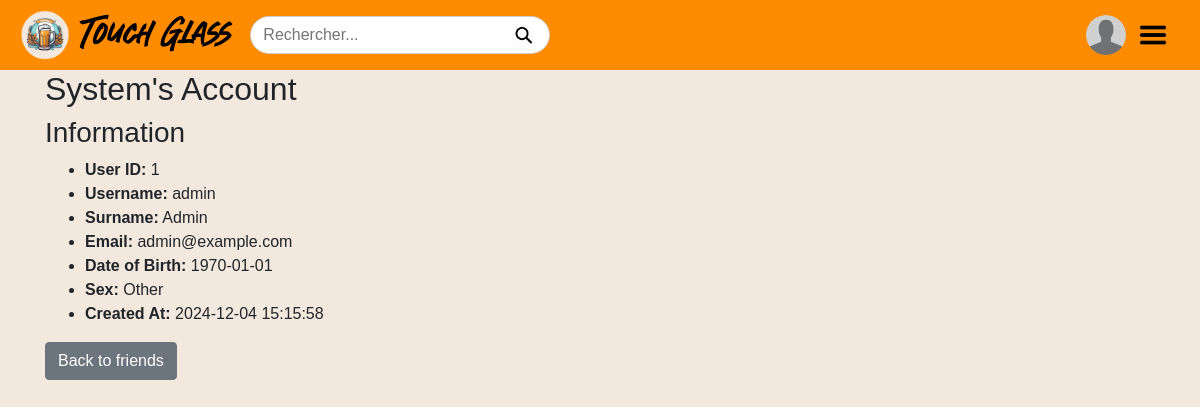
Screenshot of /account/admin (signed in) with the database file from the repository.
### app/models/user.py (models this page shows, shortened)
class User(db.Model):
    __tablename__ = "users"
    user_id = db.Column(db.Integer, primary_key=True)
    user_name = db.Column(db.String(100), nullable=False)
    name = db.Column(db.String(100), nullable=False)
    surname = db.Column(db.String(100), nullable=False)
    ddn = db.Column(db.DateTime, nullable=False)
    email = db.Column(db.String(120), unique=True, nullable=False)
    sex = db.Column(db.String(10), nullable=False)
    password = db.Column(db.String(128), nullable=False)
    is_admin = db.Column(db.Boolean, default=False)  # Added is_admin attribute
    created_at = db.Column(db.DateTime, default=func.now())
    updated_at = db.Column(db.DateTime, default=func.now(), onupdate=func.now())
    preferences = db.relationship(
        "Preferences", backref="user", lazy=True
    )  # Establishing a many-to-many relationship with the friendship association table
    friends = relationship(
        "User",
        secondary=friendship_association,  # The association table we created
        primaryjoin=user_id
        == friendship_association.c.user_id,  # Link where the user's `user_id` matches
        secondaryjoin=user_id
        == friendship_association.c.friend_id,  # Link where the friend's `user_id` matches
        backref="friend_of",  # Allows reverse lookup (who has the user as a friend)
        lazy="dynamic",  # Allows us to add a filter later
    )

### app/views.py (the view)
@register_views.route("/account/<string:user_name>")
def account(user_name):
    current_user = User.query.get(session.get("user_id"))
    if not current_user:
        flash("You need to be logged in to view this page.", "danger")
        return redirect(url_for("login"))
    user = User.query.filter_by(user_name=user_name).first()
    if not user:
        flash("User not found.", "danger")
        return redirect(url_for("views.friends"))
    checkStatusFriend = (
        db.session.query(friendship_association)
        .filter_by(
            user_id=user.user_id, friend_id=current_user.user_id, status="accepted"
        )
        .first()
    )
    if not checkStatusFriend:
        flash(
            "You are not friends with this user, or the friendship is not accepted.",
            "warning",
        )
        return redirect(url_for("friends"))
    friends = user.friends
    return render_template(
        "account.html", user=user, current_user=current_user, friends=friends
    )

### app/templates/account.html (shortened to what this page needs)
<!doctype html>
<html lang="en">
  <head>
    <link
      rel="stylesheet"
      href="https://maxcdn.bootstrapcdn.com/bootstrap/4.5.2/css/bootstrap.min.css"
    />
  </head>
  <body>
    {% include "header.html" %}
    <div class="container">
      <h2>{{ user.name }}'s Account</h2>
      <h3>Information</h3>
      <ul>
        <li><strong>User ID:</strong> {{ user.user_id }}</li>
        <li><strong>Username:</strong> {{ user.user_name }}</li>
        <li><strong>Surname:</strong> {{ user.surname }}</li>
        <li><strong>Email:</strong> {{ user.email }}</li>
        <li>
          <strong>Date of Birth:</strong> {% if user.ddn %} {{
          user.ddn.strftime('%Y-%m-%d') }} {% else %} N/A {% endif %}
        </li>
        <li><strong>Sex:</strong> {{ user.sex }}</li>
        <li>
          <strong>Created At:</strong> {{ user.created_at.strftime('%Y-%m-%d
          %H:%M:%S') }}
        </li>
      </ul>
      <a href="{{ url_for('views.friends') }}" class="btn btn-secondary"
        >Back to friends</a
      >
    </div>
  </body>
</html>

### app/templates/header.html (style rules this page uses)
body { background-color: #f2e8de; font-family: Arial, sans-serif; }

### rows the page displays
User: name "System", user_id "1", user_name "admin", surname "Admin", email "admin@example.com", ddn "1970-01-01", sex "Other", created_at "2024-12-04 15:15:58"
